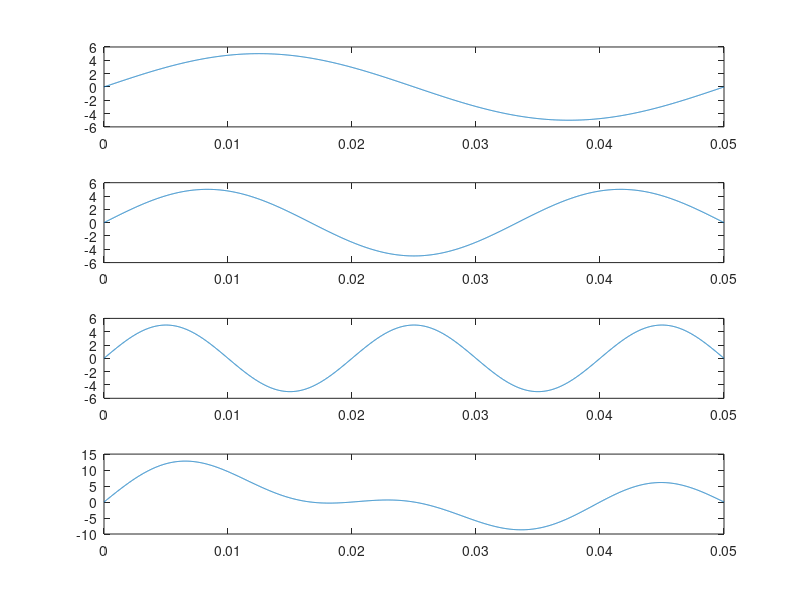

Here is the MATLAB script that generated this plot:
%exercise 1 d

clc;
clear all;
close all;

Fs = 100000;

f1 = 20;
f2 = 30;
f3= 50;


t = 0:(1/Fs):(1/f1);

x = 5*sin(2*pi*f1*t);
y = 5*sin(2*pi*f2*t);
z = 5*sin(2*pi*f3*t);
a = x+y+z;


subplot(4,1,1);plot(t,x);

subplot(4,1,2);plot(t,y);

subplot(4,1,3);plot(t,z);

subplot(4,1,4);plot(t,a);
